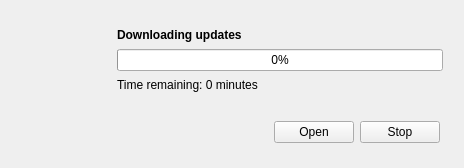
<?xml version="1.0" encoding="UTF-8"?>
<ui version="4.0">
 <class>Downloader</class>
 <widget class="QWidget" name="Downloader">
  <property name="windowModality">
   <enum>Qt::ApplicationModal</enum>
  </property>
  <property name="geometry">
   <rect>
    <x>0</x>
    <y>0</y>
    <width>464</width>
    <height>168</height>
   </rect>
  </property>
  <property name="sizePolicy">
   <sizepolicy hsizetype="Minimum" vsizetype="Minimum">
    <horstretch>0</horstretch>
    <verstretch>0</verstretch>
   </sizepolicy>
  </property>
  <property name="windowTitle">
   <string>更新</string>
  </property>
  <layout class="QVBoxLayout" name="verticalLayout">
   <property name="spacing">
    <number>0</number>
   </property>
   <property name="leftMargin">
    <number>12</number>
   </property>
   <property name="topMargin">
    <number>12</number>
   </property>
   <property name="rightMargin">
    <number>12</number>
   </property>
   <property name="bottomMargin">
    <number>12</number>
   </property>
   <item>
    <widget class="QWidget" name="widget" native="true">
     <layout class="QHBoxLayout" name="horizontalLayout">
      <property name="spacing">
       <number>0</number>
      </property>
      <property name="leftMargin">
       <number>0</number>
      </property>
      <property name="topMargin">
       <number>0</number>
      </property>
      <property name="rightMargin">
       <number>0</number>
      </property>
      <property name="bottomMargin">
       <number>0</number>
      </property>
      <item>
       <widget class="QLabel" name="updater_icon">
        <property name="minimumSize">
         <size>
          <width>96</width>
          <height>96</height>
         </size>
        </property>
        <property name="text">
         <string/>
        </property>
        <property name="pixmap">
         <pixmap resource="../etc/resources/qsimpleupdater.qrc">:/icons/update.png</pixmap>
        </property>
       </widget>
      </item>
      <item>
       <widget class="QWidget" name="progressFrame" native="true">
        <layout class="QVBoxLayout" name="verticalLayout_2">
         <property name="spacing">
          <number>0</number>
         </property>
         <item>
          <widget class="QLabel" name="downloadLabel">
           <property name="font">
            <font>
             <weight>75</weight>
             <bold>true</bold>
            </font>
           </property>
           <property name="text">
            <string>Downloading updates</string>
           </property>
          </widget>
         </item>
         <item>
          <widget class="QProgressBar" name="progressBar">
           <property name="minimumSize">
            <size>
             <width>320</width>
             <height>0</height>
            </size>
           </property>
           <property name="value">
            <number>0</number>
           </property>
           <property name="invertedAppearance">
            <bool>false</bool>
           </property>
          </widget>
         </item>
         <item>
          <widget class="QLabel" name="timeLabel">
           <property name="text">
            <string>Time remaining: 0 minutes</string>
           </property>
          </widget>
         </item>
        </layout>
       </widget>
      </item>
     </layout>
    </widget>
   </item>
   <item>
    <widget class="QWidget" name="buttonFrame" native="true">
     <layout class="QHBoxLayout" name="horizontalLayout_2">
      <property name="leftMargin">
       <number>12</number>
      </property>
      <property name="topMargin">
       <number>12</number>
      </property>
      <property name="rightMargin">
       <number>12</number>
      </property>
      <property name="bottomMargin">
       <number>12</number>
      </property>
      <item>
       <spacer name="buttonSpacer">
        <property name="orientation">
         <enum>Qt::Horizontal</enum>
        </property>
        <property name="sizeHint" stdset="0">
         <size>
          <width>40</width>
          <height>20</height>
         </size>
        </property>
       </spacer>
      </item>
      <item>
       <widget class="QPushButton" name="openButton">
        <property name="text">
         <string>Open</string>
        </property>
       </widget>
      </item>
      <item>
       <widget class="QPushButton" name="stopButton">
        <property name="text">
         <string>Stop</string>
        </property>
       </widget>
      </item>
     </layout>
    </widget>
   </item>
  </layout>
 </widget>
 <resources>
  <include location="../etc/resources/qsimpleupdater.qrc"/>
 </resources>
 <connections/>
</ui>
